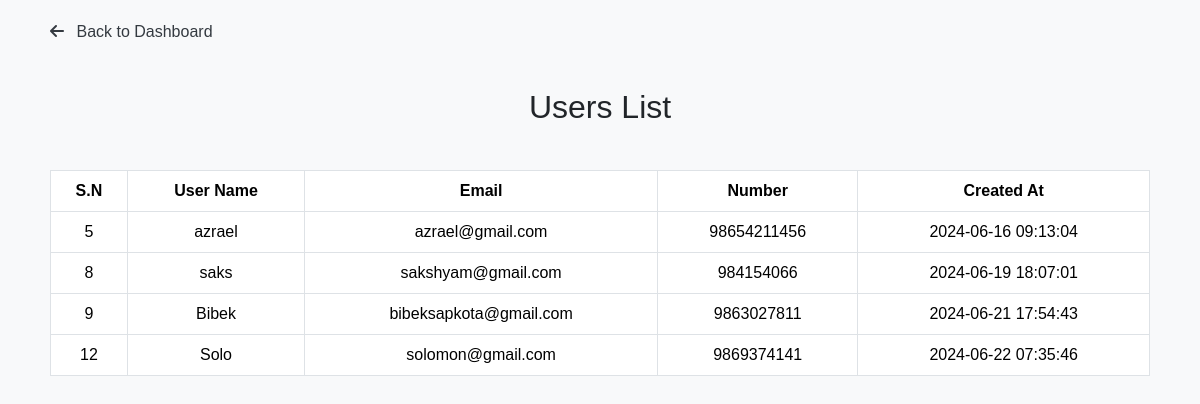
/admin/php/users.php, run on the app's committed database.
### tables this page shows
CREATE TABLE `users` (
  `Id` int(11) NOT NULL,
  `UserName` varchar(100) NOT NULL,
  `Email` varchar(100) NOT NULL,
  `Number` varchar(200) NOT NULL,
  `Password` varchar(100) NOT NULL,
  `created_at` timestamp NOT NULL DEFAULT current_timestamp(),
  `ProfilePicture` varchar(255) DEFAULT NULL
);

### admin/php/users.php (the view, shortened to what this page needs)
<?php
include '../../database/Config.php';
$sql = "SELECT * FROM users";
$result = mysqli_query($con, $sql);
?>
<!DOCTYPE html>
<html lang="en">
<head>
    <link href="https://cdn.jsdelivr.net/npm/bootstrap@5.3.3/dist/css/bootstrap.min.css" rel="stylesheet"
>
    <link rel="stylesheet" href="https://cdnjs.cloudflare.com/ajax/libs/font-awesome/6.1.1/css/all.min.css">
    <link rel="stylesheet" href="../phpcss/users.css">
</head>
<body>
    <div class="container">
        <a href="mystore.php" class="back-button">
            <i class="fas fa-arrow-left"></i> Back to Dashboard
        </a>
        <h2 class="text-center my-4">Users List</h2>
        <div class="table-responsive">
            <table class="table table-bordered table-hover">
                <thead>
                    <tr>
                        <th>S.N</th>
                        <th>User Name</th>
                        <th>Email</th>
                        <th>Number</th>
                        <th>Created At</th>
                    </tr>
                </thead>
                <tbody>
                    <?php
                    if (mysqli_num_rows($result) > 0) {
                        while ($row = mysqli_fetch_assoc($result)) {
                            echo "<tr>";
                            echo "<td>{$row['Id']}</td>";
                            echo "<td>{$row['UserName']}</td>";
                            echo "<td>{$row['Email']}</td>";
                            echo "<td>{$row['Number']}</td>";
                            echo "<td>{$row['created_at']}</td>";
                            echo "</tr>";
                        }
                    } else {
                        echo "<tr><td colspan='5'>No users found.</td></tr>";
                    }
                    ?>
                </tbody>
            </table>
        </div>
    </div>
</body>
</html>

### admin/phpcss/users.css (style rules this page uses)
body { background-color: #f8f9fa; font-family: 'Arial', sans-serif; }
.container { padding: 20px; }
table { width: 100%; border-collapse: collapse; margin-top: 20px; }
table, th, td { border: 1px solid #dee2e6; }
th, td { padding: 10px; text-align: center; }
th { background-color: #343a40; color: white; }
.back-button { display: inline-block; margin-bottom: 20px; text-decoration: none; color: #343a40; font-size: 16px; }
.back-button i { margin-right: 8px; }

### data on the page
users: Id "5", UserName "azrael", Email "azrael@gmail.com", Number "98654211456", created_at "2024-06-16 09:13:04"
users: Id "8", UserName "saks", Email "sakshyam@gmail.com", Number "984154066", created_at "2024-06-19 18:07:01"
users: Id "9", UserName "Bibek", Email "bibeksapkota@gmail.com", Number "9863027811", created_at "2024-06-21 17:54:43"
users: Id "12", UserName "Solo", Email "solomon@gmail.com", Number "9869374141", created_at "2024-06-22 07:35:46"
